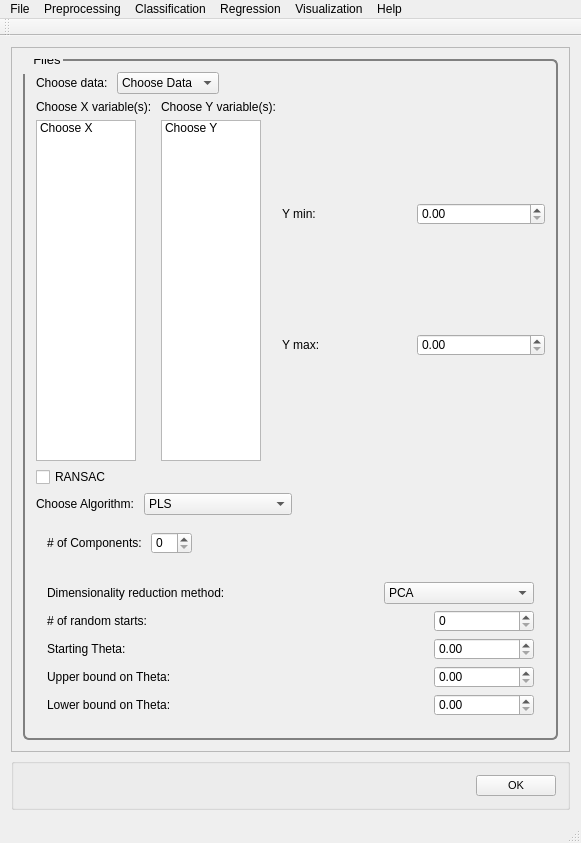
<?xml version="1.0" encoding="UTF-8"?>
<ui version="4.0">
 <class>MainWindow</class>
 <widget class="QMainWindow" name="MainWindow">
  <property name="geometry">
   <rect>
    <x>0</x>
    <y>0</y>
    <width>581</width>
    <height>843</height>
   </rect>
  </property>
  <property name="windowTitle">
   <string>PYSAT</string>
  </property>
  <widget class="QWidget" name="centralWidget">
   <layout class="QVBoxLayout" name="verticalLayout_9">
    <item>
     <widget class="QScrollArea" name="scrollArea">
      <property name="widgetResizable">
       <bool>true</bool>
      </property>
      <widget class="QWidget" name="scrollAreaWidgetContents_2">
       <property name="geometry">
        <rect>
         <x>0</x>
         <y>0</y>
         <width>561</width>
         <height>721</height>
        </rect>
       </property>
       <property name="font">
        <font>
         <pointsize>8</pointsize>
        </font>
       </property>
       <property name="styleSheet">
        <string notr="true">QGroupBox {
  border: 2px solid gray;
  border-radius: 6px;
  margin-top: 0.5em;
}

QGroupBox::title {

  padding-top: -14px;
  padding-left: 8px;
}
</string>
       </property>
       <layout class="QVBoxLayout" name="verticalLayout_8">
        <item>
         <widget class="QGroupBox" name="regression">
          <property name="font">
           <font>
            <pointsize>10</pointsize>
           </font>
          </property>
          <property name="title">
           <string>Files</string>
          </property>
          <layout class="QVBoxLayout" name="verticalLayout">
           <item>
            <layout class="QVBoxLayout" name="regression_vlayout">
             <item>
              <layout class="QHBoxLayout" name="regression_choosedata_hlayout">
               <item>
                <widget class="QLabel" name="regression_choosedata_label">
                 <property name="text">
                  <string>Choose data: </string>
                 </property>
                </widget>
               </item>
               <item>
                <widget class="QComboBox" name="regression_choosedata">
                 <property name="iconSize">
                  <size>
                   <width>50</width>
                   <height>20</height>
                  </size>
                 </property>
                 <item>
                  <property name="text">
                   <string>Choose Data</string>
                  </property>
                 </item>
                 <item>
                  <property name="text">
                   <string>Known Data</string>
                  </property>
                 </item>
                </widget>
               </item>
               <item>
                <spacer name="regression_choosedata_spacer">
                 <property name="orientation">
                  <enum>Qt::Horizontal</enum>
                 </property>
                 <property name="sizeHint" stdset="0">
                  <size>
                   <width>40</width>
                   <height>20</height>
                  </size>
                 </property>
                </spacer>
               </item>
              </layout>
             </item>
             <item>
              <layout class="QHBoxLayout" name="regression_choosevars_hlayout">
               <item>
                <layout class="QVBoxLayout" name="regression_choosex_vlayout">
                 <item>
                  <widget class="QLabel" name="regression_choosex_label">
                   <property name="text">
                    <string>Choose X variable(s): </string>
                   </property>
                  </widget>
                 </item>
                 <item>
                  <widget class="QListWidget" name="regression_choosex">
                   <property name="minimumSize">
                    <size>
                     <width>50</width>
                     <height>0</height>
                    </size>
                   </property>
                   <property name="maximumSize">
                    <size>
                     <width>100</width>
                     <height>16777215</height>
                    </size>
                   </property>
                   <item>
                    <property name="text">
                     <string>Choose X</string>
                    </property>
                   </item>
                  </widget>
                 </item>
                </layout>
               </item>
               <item>
                <layout class="QVBoxLayout" name="regression_choosey_vlayout">
                 <item>
                  <widget class="QLabel" name="regression_choosey_label">
                   <property name="text">
                    <string>Choose Y variable(s):</string>
                   </property>
                  </widget>
                 </item>
                 <item>
                  <widget class="QListWidget" name="regression_choosey">
                   <property name="maximumSize">
                    <size>
                     <width>100</width>
                     <height>16777215</height>
                    </size>
                   </property>
                   <item>
                    <property name="text">
                     <string>Choose Y</string>
                    </property>
                   </item>
                  </widget>
                 </item>
                </layout>
               </item>
               <item>
                <layout class="QVBoxLayout" name="yrange_vlayout">
                 <item>
                  <layout class="QHBoxLayout" name="ymin_hlayout">
                   <item>
                    <widget class="QLabel" name="ymin_label">
                     <property name="text">
                      <string>Y min:</string>
                     </property>
                    </widget>
                   </item>
                   <item>
                    <widget class="QDoubleSpinBox" name="ymin_spin"/>
                   </item>
                  </layout>
                 </item>
                 <item>
                  <layout class="QHBoxLayout" name="ymax_hlayout">
                   <item>
                    <widget class="QLabel" name="ymax_label">
                     <property name="text">
                      <string>Y max:</string>
                     </property>
                    </widget>
                   </item>
                   <item>
                    <widget class="QDoubleSpinBox" name="ymax_spin"/>
                   </item>
                  </layout>
                 </item>
                </layout>
               </item>
              </layout>
             </item>
             <item>
              <layout class="QHBoxLayout" name="ransac_hlayout">
               <item>
                <widget class="QCheckBox" name="regression_ransac_checkbox">
                 <property name="text">
                  <string>RANSAC</string>
                 </property>
                </widget>
               </item>
              </layout>
             </item>
             <item>
              <layout class="QHBoxLayout" name="regression_choosealg_hlayout">
               <item>
                <widget class="QLabel" name="regression_choosealg_label">
                 <property name="text">
                  <string>Choose Algorithm: </string>
                 </property>
                </widget>
               </item>
               <item>
                <widget class="QComboBox" name="regression_choosealg">
                 <property name="iconSize">
                  <size>
                   <width>50</width>
                   <height>20</height>
                  </size>
                 </property>
                 <item>
                  <property name="text">
                   <string>PLS</string>
                  </property>
                 </item>
                 <item>
                  <property name="text">
                   <string>GP</string>
                  </property>
                 </item>
                 <item>
                  <property name="text">
                   <string>Others coming soon...</string>
                  </property>
                 </item>
                </widget>
               </item>
               <item>
                <spacer name="regression_choosealg_spacer">
                 <property name="orientation">
                  <enum>Qt::Horizontal</enum>
                 </property>
                 <property name="sizeHint" stdset="0">
                  <size>
                   <width>40</width>
                   <height>20</height>
                  </size>
                 </property>
                </spacer>
               </item>
              </layout>
             </item>
             <item>
              <widget class="QWidget" name="pls_widget" native="true">
               <property name="minimumSize">
                <size>
                 <width>0</width>
                 <height>0</height>
                </size>
               </property>
               <layout class="QHBoxLayout" name="horizontalLayout_2">
                <item>
                 <widget class="QLabel" name="pls_nc_label">
                  <property name="text">
                   <string># of Components: </string>
                  </property>
                 </widget>
                </item>
                <item>
                 <widget class="QSpinBox" name="pls_nc_spinbox"/>
                </item>
                <item>
                 <spacer name="pls_spacer">
                  <property name="orientation">
                   <enum>Qt::Horizontal</enum>
                  </property>
                  <property name="sizeHint" stdset="0">
                   <size>
                    <width>40</width>
                    <height>20</height>
                   </size>
                  </property>
                 </spacer>
                </item>
               </layout>
              </widget>
             </item>
             <item>
              <widget class="QWidget" name="gp_widget" native="true">
               <layout class="QVBoxLayout" name="gp_vlayout">
                <item>
                 <layout class="QHBoxLayout" name="gp_dim_red_hlayout">
                  <item>
                   <widget class="QLabel" name="gp_dim_red_label">
                    <property name="text">
                     <string>Dimensionality reduction method:</string>
                    </property>
                   </widget>
                  </item>
                  <item>
                   <widget class="QComboBox" name="gp_dim_red_combobox">
                    <property name="maximumSize">
                     <size>
                      <width>150</width>
                      <height>16777215</height>
                     </size>
                    </property>
                    <item>
                     <property name="text">
                      <string>PCA</string>
                     </property>
                    </item>
                    <item>
                     <property name="text">
                      <string>FastICA</string>
                     </property>
                    </item>
                    <item>
                     <property name="text">
                      <string>ICA - JADE</string>
                     </property>
                    </item>
                    <item>
                     <property name="text">
                      <string>None</string>
                     </property>
                    </item>
                   </widget>
                  </item>
                 </layout>
                </item>
                <item>
                 <layout class="QVBoxLayout" name="gp_verticalLayout">
                  <item>
                   <layout class="QHBoxLayout" name="gp_rand_starts_hlayout">
                    <item>
                     <widget class="QLabel" name="gp_rand_starts_label">
                      <property name="text">
                       <string># of random starts:</string>
                      </property>
                     </widget>
                    </item>
                    <item>
                     <widget class="QSpinBox" name="gp_rand_starts_spin">
                      <property name="maximumSize">
                       <size>
                        <width>100</width>
                        <height>16777215</height>
                       </size>
                      </property>
                     </widget>
                    </item>
                   </layout>
                  </item>
                  <item>
                   <layout class="QHBoxLayout" name="gp_theta0_hlayout">
                    <item>
                     <widget class="QLabel" name="gp_theta0_label">
                      <property name="text">
                       <string>Starting Theta:</string>
                      </property>
                     </widget>
                    </item>
                    <item>
                     <widget class="QDoubleSpinBox" name="gp_theta0_spin">
                      <property name="maximumSize">
                       <size>
                        <width>100</width>
                        <height>16777215</height>
                       </size>
                      </property>
                     </widget>
                    </item>
                   </layout>
                  </item>
                  <item>
                   <layout class="QHBoxLayout" name="gp_thetaU_hlayout">
                    <item>
                     <widget class="QLabel" name="gp_thetaU_label">
                      <property name="text">
                       <string>Upper bound on Theta:</string>
                      </property>
                     </widget>
                    </item>
                    <item>
                     <widget class="QDoubleSpinBox" name="gp_thetaU_spin">
                      <property name="maximumSize">
                       <size>
                        <width>100</width>
                        <height>16777215</height>
                       </size>
                      </property>
                     </widget>
                    </item>
                   </layout>
                  </item>
                  <item>
                   <layout class="QHBoxLayout" name="gp_thetaL_hlayout">
                    <item>
                     <widget class="QLabel" name="gp_thetaL_label">
                      <property name="text">
                       <string>Lower bound on Theta:</string>
                      </property>
                     </widget>
                    </item>
                    <item>
                     <widget class="QDoubleSpinBox" name="gp_thetaL_spin">
                      <property name="maximumSize">
                       <size>
                        <width>100</width>
                        <height>16777215</height>
                       </size>
                      </property>
                     </widget>
                    </item>
                   </layout>
                  </item>
                 </layout>
                </item>
               </layout>
              </widget>
             </item>
            </layout>
           </item>
          </layout>
         </widget>
        </item>
       </layout>
      </widget>
     </widget>
    </item>
    <item>
     <widget class="QGroupBox" name="OK">
      <layout class="QHBoxLayout" name="ok">
       <item>
        <spacer name="horizontalSpacer_5">
         <property name="orientation">
          <enum>Qt::Horizontal</enum>
         </property>
         <property name="sizeHint" stdset="0">
          <size>
           <width>40</width>
           <height>20</height>
          </size>
         </property>
        </spacer>
       </item>
       <item>
        <widget class="QPushButton" name="okButton">
         <property name="font">
          <font>
           <pointsize>8</pointsize>
          </font>
         </property>
         <property name="mouseTracking">
          <bool>false</bool>
         </property>
         <property name="text">
          <string>OK</string>
         </property>
        </widget>
       </item>
      </layout>
     </widget>
    </item>
   </layout>
  </widget>
  <widget class="QToolBar" name="mainToolBar">
   <attribute name="toolBarArea">
    <enum>TopToolBarArea</enum>
   </attribute>
   <attribute name="toolBarBreak">
    <bool>false</bool>
   </attribute>
  </widget>
  <widget class="QStatusBar" name="statusBar"/>
  <widget class="QMenuBar" name="menuBar">
   <property name="geometry">
    <rect>
     <x>0</x>
     <y>0</y>
     <width>581</width>
     <height>21</height>
    </rect>
   </property>
   <widget class="QMenu" name="menuFile">
    <property name="title">
     <string>File</string>
    </property>
    <addaction name="actionLoad_Refence_Data"/>
    <addaction name="actionLoad_Unknown_Data"/>
    <addaction name="actionSet_output_location"/>
    <addaction name="separator"/>
    <addaction name="actionSave_Current_Plots"/>
    <addaction name="actionSave_Current_Data"/>
    <addaction name="separator"/>
    <addaction name="actionCreate_New_Workflow"/>
    <addaction name="actionSave_Current_Workflow"/>
    <addaction name="separator"/>
    <addaction name="actionExit"/>
   </widget>
   <widget class="QMenu" name="menuPreprocessing">
    <property name="title">
     <string>Preprocessing</string>
    </property>
    <widget class="QMenu" name="menuBaseline_Removal">
     <property name="title">
      <string>Baseline Removal</string>
     </property>
     <addaction name="actionALS"/>
     <addaction name="actionDietrich"/>
     <addaction name="actionPolyFit"/>
     <addaction name="actionAirPLS"/>
     <addaction name="actionFABC"/>
     <addaction name="actionKK"/>
     <addaction name="actionMario"/>
     <addaction name="actionMedian"/>
     <addaction name="actionRubberband"/>
     <addaction name="actionUndecimated_Wavelet"/>
    </widget>
    <widget class="QMenu" name="menuCalibration_Transfer">
     <property name="title">
      <string>Calibration Transfer</string>
     </property>
     <addaction name="actionRatio"/>
     <addaction name="actionTommy_s_Methgod"/>
     <addaction name="actionPiecewise_Direct_Standardization"/>
     <addaction name="actionOthers_3"/>
    </widget>
    <addaction name="actionNormalization"/>
    <addaction name="actionNoise_Reduction"/>
    <addaction name="actionApply_Mask"/>
    <addaction name="actionInterpolate"/>
    <addaction name="actionInstrument_Response"/>
    <addaction name="menuBaseline_Removal"/>
    <addaction name="menuCalibration_Transfer"/>
    <addaction name="actionICA_2"/>
    <addaction name="actionPCA_2"/>
   </widget>
   <widget class="QMenu" name="menuRegression">
    <property name="title">
     <string>Regression</string>
    </property>
    <addaction name="actionCross_Validation"/>
    <addaction name="actionTrain"/>
    <addaction name="actionPredict"/>
    <addaction name="actionCreate_N_Folds"/>
    <addaction name="actionCreate_Test_Folds"/>
    <addaction name="actionSubmodel_Ranges"/>
   </widget>
   <widget class="QMenu" name="menuHelp">
    <property name="title">
     <string>Help</string>
    </property>
    <addaction name="actionIndex"/>
    <addaction name="actionContent_2"/>
    <addaction name="separator"/>
    <addaction name="actionAbout"/>
    <addaction name="actionAbout_QtCreator"/>
   </widget>
   <widget class="QMenu" name="menuClassification">
    <property name="title">
     <string>Classification</string>
    </property>
    <widget class="QMenu" name="menuSupervised">
     <property name="title">
      <string>Supervised</string>
     </property>
     <addaction name="actionPLS_DA"/>
     <addaction name="actionSIMCA"/>
    </widget>
    <widget class="QMenu" name="menuClustering">
     <property name="title">
      <string>Clustering</string>
     </property>
     <addaction name="actionK_means"/>
     <addaction name="actionHierarchical_2"/>
    </widget>
    <addaction name="menuSupervised"/>
    <addaction name="menuClustering"/>
   </widget>
   <widget class="QMenu" name="menuVisualization">
    <property name="title">
     <string>Visualization</string>
    </property>
    <addaction name="actionLine_Plot"/>
    <addaction name="action1_to_1_Plot"/>
    <addaction name="actionScatter_Plot"/>
   </widget>
   <addaction name="menuFile"/>
   <addaction name="menuPreprocessing"/>
   <addaction name="menuClassification"/>
   <addaction name="menuRegression"/>
   <addaction name="menuVisualization"/>
   <addaction name="menuHelp"/>
  </widget>
  <action name="actionLoad_Refence_Data">
   <property name="text">
    <string>Load Refence Data</string>
   </property>
  </action>
  <action name="actionLoad_Unknown_Data">
   <property name="text">
    <string>Load Unknown Data</string>
   </property>
  </action>
  <action name="actionSave_Current_Workflow">
   <property name="text">
    <string>Save Current Workflow</string>
   </property>
  </action>
  <action name="actionSave_Current_Plots">
   <property name="text">
    <string>Save Current Plots</string>
   </property>
  </action>
  <action name="actionSave_Current_Data">
   <property name="text">
    <string>Save Current Data</string>
   </property>
  </action>
  <action name="actionCreate_New_Workflow">
   <property name="text">
    <string>Create New Workflow</string>
   </property>
  </action>
  <action name="actionNoise_Reduction">
   <property name="text">
    <string>Noise Reduction</string>
   </property>
  </action>
  <action name="actionApply_Mask">
   <property name="text">
    <string>Apply Mask</string>
   </property>
  </action>
  <action name="actionInterpolate">
   <property name="text">
    <string>Interpolate (unknown to known)</string>
   </property>
  </action>
  <action name="actionInstrument_Response">
   <property name="text">
    <string>Instrument Response</string>
   </property>
  </action>
  <action name="actionALS">
   <property name="text">
    <string>ALS</string>
   </property>
  </action>
  <action name="actionDietrich">
   <property name="text">
    <string>Dietrich</string>
   </property>
  </action>
  <action name="actionPolyFit">
   <property name="text">
    <string>PolyFit</string>
   </property>
  </action>
  <action name="actionAirPLS">
   <property name="text">
    <string>AirPLS</string>
   </property>
  </action>
  <action name="actionFABC">
   <property name="text">
    <string>FABC</string>
   </property>
  </action>
  <action name="actionKK">
   <property name="text">
    <string>KK</string>
   </property>
  </action>
  <action name="actionMario">
   <property name="text">
    <string>Mario</string>
   </property>
  </action>
  <action name="actionMedian">
   <property name="text">
    <string>Median</string>
   </property>
  </action>
  <action name="actionRubberband">
   <property name="text">
    <string>Rubberband</string>
   </property>
  </action>
  <action name="actionUndecimated_Wavelet">
   <property name="text">
    <string>Undecimated Wavelet</string>
   </property>
  </action>
  <action name="actionRatio">
   <property name="text">
    <string>Ratio</string>
   </property>
  </action>
  <action name="actionTommy_s_Methgod">
   <property name="text">
    <string>Tommy's Method</string>
   </property>
  </action>
  <action name="actionPiecewise_Direct_Standardization">
   <property name="text">
    <string>Piecewise Direct Standardization</string>
   </property>
  </action>
  <action name="actionPCA">
   <property name="text">
    <string>PCA</string>
   </property>
  </action>
  <action name="actionICA">
   <property name="text">
    <string>ICA</string>
   </property>
  </action>
  <action name="actionK_Means">
   <property name="text">
    <string>K-Means</string>
   </property>
  </action>
  <action name="actionHierarchical">
   <property name="text">
    <string>Hierarchical</string>
   </property>
  </action>
  <action name="actionOthers">
   <property name="text">
    <string>Others...</string>
   </property>
  </action>
  <action name="actionOthers_2">
   <property name="text">
    <string>Others...</string>
   </property>
  </action>
  <action name="actionOthers_3">
   <property name="text">
    <string>Others...</string>
   </property>
  </action>
  <action name="actionPLS">
   <property name="text">
    <string>PLS</string>
   </property>
  </action>
  <action name="actionSM_PLS">
   <property name="text">
    <string>SM-PLS</string>
   </property>
  </action>
  <action name="actionICA_Regression">
   <property name="text">
    <string>ICA Regression</string>
   </property>
  </action>
  <action name="actionGaussian_Process">
   <property name="text">
    <string>Gaussian Process</string>
   </property>
  </action>
  <action name="actionMLP">
   <property name="text">
    <string>MLP</string>
   </property>
  </action>
  <action name="actionSVM">
   <property name="text">
    <string>SVM</string>
   </property>
  </action>
  <action name="actionOthers_4">
   <property name="text">
    <string>Others...</string>
   </property>
  </action>
  <action name="actionOthers_5">
   <property name="text">
    <string>Others...</string>
   </property>
  </action>
  <action name="actionIndex">
   <property name="text">
    <string>Index</string>
   </property>
  </action>
  <action name="actionContent_2">
   <property name="text">
    <string>Content</string>
   </property>
  </action>
  <action name="actionAbout">
   <property name="text">
    <string>About...</string>
   </property>
  </action>
  <action name="actionAbout_QtCreator">
   <property name="text">
    <string>About Qt...</string>
   </property>
  </action>
  <action name="actionExit">
   <property name="text">
    <string>Exit</string>
   </property>
  </action>
  <action name="actionNormalization">
   <property name="text">
    <string>Normalization</string>
   </property>
  </action>
  <action name="actionICA_2">
   <property name="text">
    <string>ICA</string>
   </property>
  </action>
  <action name="actionPCA_2">
   <property name="text">
    <string>PCA</string>
   </property>
  </action>
  <action name="actionPLS_DA">
   <property name="text">
    <string>PLS-DA</string>
   </property>
  </action>
  <action name="actionSIMCA">
   <property name="text">
    <string>SIMCA</string>
   </property>
  </action>
  <action name="actionK_means">
   <property name="text">
    <string>K-means</string>
   </property>
  </action>
  <action name="actionHierarchical_2">
   <property name="text">
    <string>Hierarchical</string>
   </property>
  </action>
  <action name="actionCross_Validation">
   <property name="text">
    <string>Cross Validation</string>
   </property>
  </action>
  <action name="actionTrain">
   <property name="text">
    <string>Train</string>
   </property>
  </action>
  <action name="actionPredict">
   <property name="text">
    <string>Predict</string>
   </property>
  </action>
  <action name="actionLine_Plot">
   <property name="text">
    <string>Line Plot</string>
   </property>
  </action>
  <action name="action1_to_1_Plot">
   <property name="text">
    <string>1 to 1 Plot</string>
   </property>
  </action>
  <action name="actionScatter_Plot">
   <property name="text">
    <string>Scatter Plot</string>
   </property>
  </action>
  <action name="actionSet_output_location">
   <property name="text">
    <string>Output Location</string>
   </property>
  </action>
  <action name="actionCreate_N_Folds">
   <property name="text">
    <string>Create N Folds</string>
   </property>
  </action>
  <action name="actionCreate_Test_Folds">
   <property name="text">
    <string>Create Test Folds</string>
   </property>
  </action>
  <action name="actionSubmodel_Ranges">
   <property name="text">
    <string>Submodel Ranges</string>
   </property>
  </action>
 </widget>
 <layoutdefault spacing="6" margin="11"/>
 <resources/>
 <connections/>
</ui>
